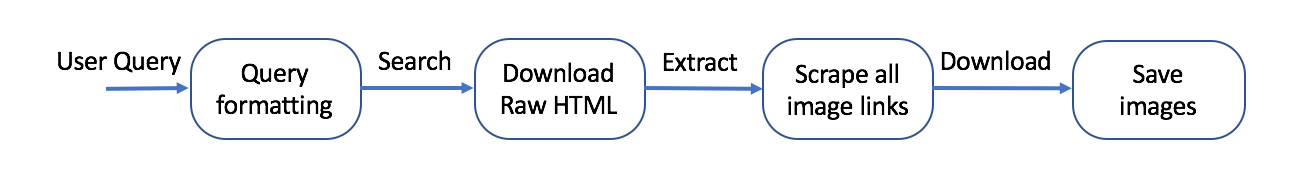
#> input picture Upload_Scrape_Mongo_Push/google_images_download2/images/flow-chart.png, 1302 x 190 px
$ python -i colorDetect.py   (imports and definitions only)
#> lines starting #> are read from the running program, lines starting #| are printed output that depends on the picture; after the words box and inside, x2 and y2 are one past the last pixel; in counts of white or black regions, pixels touching at a corner belong together
import cv2
import numpy as np
def colorPercentage(img):
    # input image as matrix
    imgHSV = cv2.cvtColor(img, cv2.COLOR_RGB2HSV)
#> imgHSV: shape (190, 1302, 3); mean H, S, V 3.1, 3.7, 244.9

    red = [0, 25]
    orange = [25, 30]
    yellow = [30, 40]
    green = [40, 80]
    blue = [80, 130]
    purple = [130, 179]

    colors = [blue, red, green, yellow, orange, purple]
    colorStrings = ["blue", "red", "green", "yellow", "orange", "purple"]

    cp = {}
    ranges = []

    for i in range(len(colors)):
        ranges.append([np.array([colors[i][0], 20, 40]), np.array([colors[i][1], 255, 255])])
        mask = cv2.inRange(imgHSV, ranges[i][0], ranges[i][1])
        percentage = round(np.sum(mask == 255) / (mask.shape[0] * mask.shape[1]) * 100)
        cp[colorStrings[i]] = percentage
#> this loop made 6 passes
#> percentage on passes 1 to 6: 3, 0, 0, 0, 0, 0
#> pass 1, in colorPercentage, `mask = cv2.inRange(imgHSV, ranges[i][0], ranges[i][1])`:
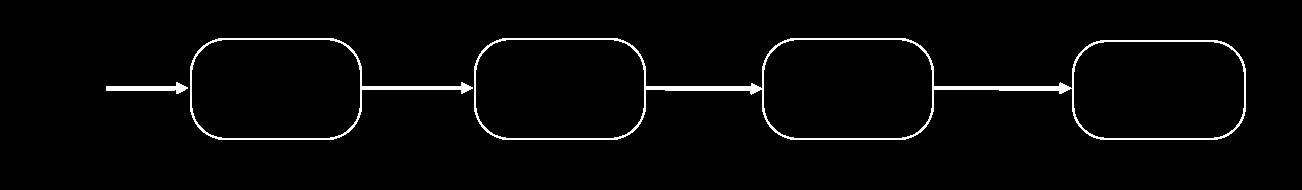
#> mask: shape (190, 1302); 2.6% white; 3 white regions, box (x1, y1, x2, y2) and area: (474, 38, 1246, 140) 4451, (190, 38, 473, 140) 1552, (106, 82, 188, 94) 437
#> after the loop, cp = {'blue': 3, 'red': 0, 'green': 0, 'yellow': 0, 'orange': 0, 'purple': 0}; ranges = [[[80, 20, 40], [130, 255, 255]], [[0, 20, 40], [25, 255, 255]], [[40, 20, 40], [80, 255, 255]], [[30, 20, 40], [40, 255, 255]], [[25, 20, 40], [30, 255, 255]], [[130, 20, 40], [179, 255, 255]]]

    whiteRange = [np.array([0, 0, 240]), np.array([255, 20, 255])]
#> whiteRange = [[0, 0, 240], [255, 20, 255]]
    blackRange = [np.array([0, 0, 0]), np.array([255, 255, 39])]
#> blackRange = [[0, 0, 0], [255, 255, 39]]

    bw = [whiteRange, blackRange]
#> bw = [[[0, 0, 240], [255, 20, 255]], [[0, 0, 0], [255, 255, 39]]]
    bwStrings = ["white", "black"]

    for i in range(len(bw)):

        ranges.append(bw[i])
        mask = cv2.inRange(imgHSV, ranges[i+6][0], ranges[i+6][1])
        percentage = round(np.sum(mask == 255) / (mask.shape[0] * mask.shape[1]) * 100)
        print(bwStrings[i], percentage)
        cp[bwStrings[i]] = percentage
#> this loop made 2 passes
#> percentage on passes 1 to 2: 93, 3
#| white 93
#| black 3
#> pass 1, in colorPercentage, `mask = cv2.inRange(imgHSV, ranges[i+6][0], ranges[i+6][1])`:
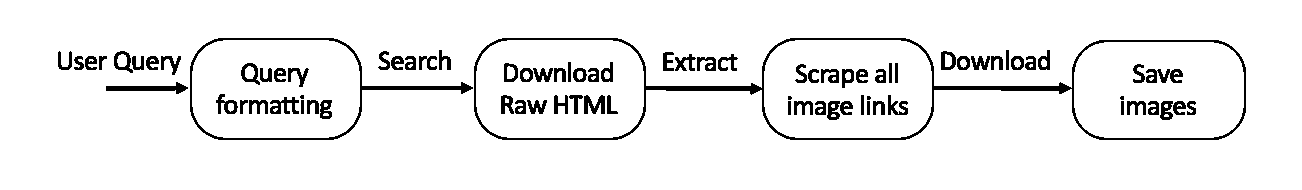
#> mask: shape (190, 1302); 93.4% white; 83 black regions (4 under 20 px), largest, box (x1, y1, x2, y2) and area: (474, 38, 1246, 140) 4528, (190, 38, 473, 140) 1584, (106, 82, 188, 94) 437
#> pass 2, in colorPercentage, `mask = cv2.inRange(imgHSV, ranges[i+6][0], ranges[i+6][1])`:
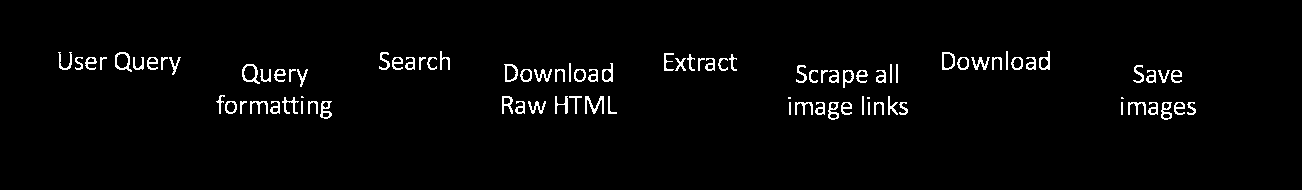
#> mask: shape (190, 1302); 2.5% white in thin lines or dots, all inside (x1, y1, x2, y2) = (58, 51, 1196, 120)
#> after the loop, cp = {'blue': 3, 'red': 0, 'green': 0, 'yellow': 0, 'orange': 0, 'purple': 0, 'white': 93, 'black': 3}; ranges = [[[80, 20, 40], [130, 255, 255]], [[0, 20, 40], [25, 255, 255]], [[40, 20, 40], [80, 255, 255]], [[30, 20, 40], [40, 255, 255]], [[25, 20, 40], [30, 255, 255]], [[130, 20, 40], [179, 255, 255]], [[0, 0, 240], [255, 20, 255]], [[0, 0, 0], [255, 255, 39]]]

    return cp

>>> import cv2
>>> picture = cv2.cvtColor(cv2.imread('google_images_download2/images/flow-chart.png'), cv2.COLOR_BGR2RGB)
>>> result = colorPercentage(picture)
#> result has the same summary as cp in colorPercentage
